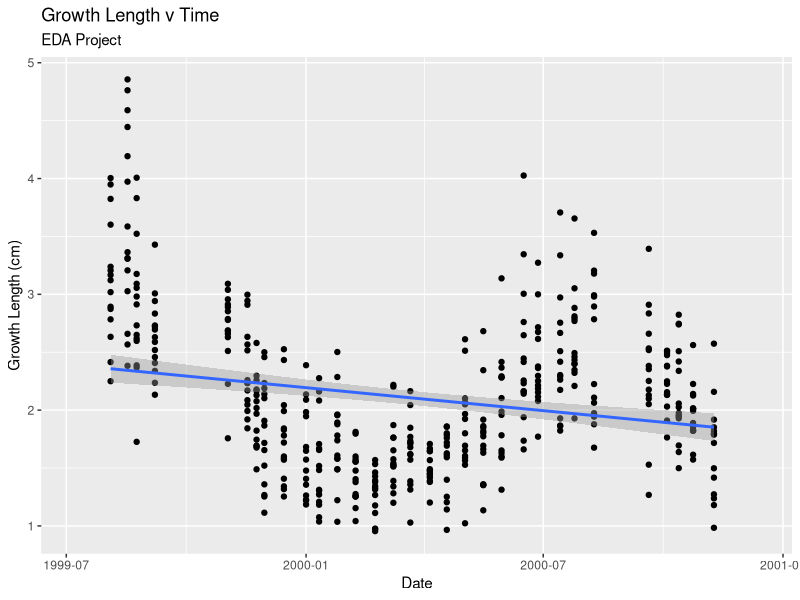
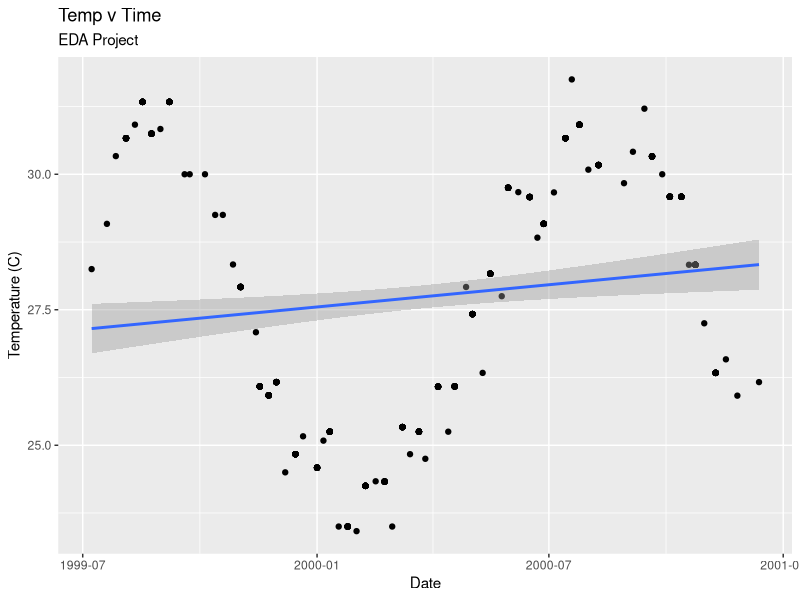
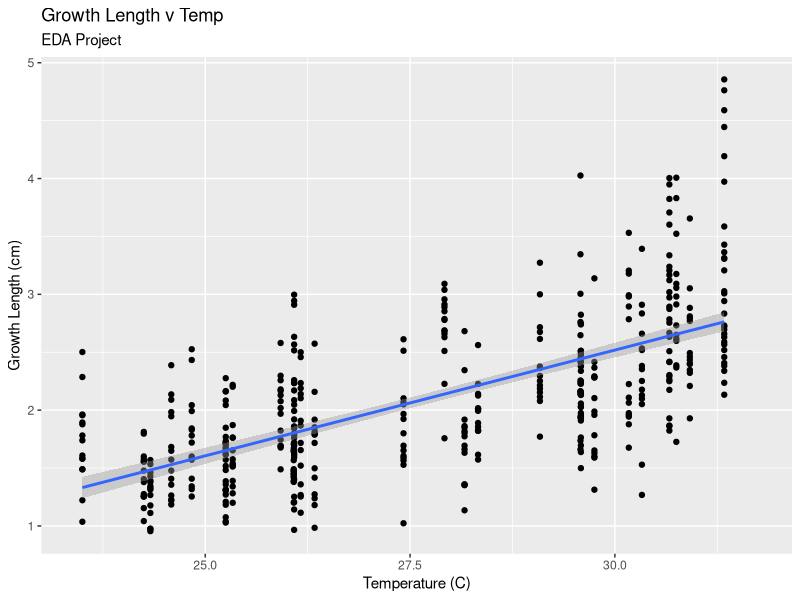

Write the R code that produced these figures, in order.
## ---- chunk 1
knitr::opts_chunk$set(echo = TRUE)
## ---- chunk 2
#Import libraries
library(tidyverse)
library(lubridate)
library(here)

#Check that here points to the project folder
here()
## ---- chunk 3
# import temperature data
temp <-  read.csv("Data/Raw/Temperature-Salinity.csv")

#import linear growth data
linear_growth <- read.csv("Data/Raw/Seagrass-linear-growth-rates.csv")
## ---- chunk 4
# change temp date column
temp$date <- as.Date(temp$date)
# creating a month column


# change dat column
linear_growth$date <- as.Date(linear_growth$date)
# creating a month column

## ---- chunk 5
# selecting the date and temp columns, creating a mean temp column, and getting ride of possible NAs
temp_processed <- temp %>% 
  filter(treatment == "reference") %>%
  mutate(mean_temp = (min_temp + max_temp) / 2) %>%
  select(date, mean_temp, exp_week) %>% 
  na.omit()

# selecting date and growth length 
linear_growth_processed <- linear_growth %>% 
  filter(treatment == "reference") %>%
  select(date, gr_length, exp_week)
## ---- chunk 6

temp_lineargrowth <- full_join(temp_processed, linear_growth_processed, by = "exp_week")

## ---- chunk 7

growth_time_plot <-
ggplot(temp_lineargrowth,aes(x=date.x,y=gr_length)) + 
  geom_point() + 
  geom_smooth(method = "lm") +
  labs(title = "Growth Length v Time",
       subtitle = "EDA Project",
       y="Growth Length (cm)",
       x="Date")
plot(growth_time_plot)

temp_time_plot <-
ggplot(temp_lineargrowth,aes(x=date.x,y=mean_temp)) + 
  geom_point() + 
  geom_smooth(method = "lm") +
  labs(title = "Temp v Time",
       subtitle = "EDA Project",
       y="Temperature (C)",
       x="Date")
plot(temp_time_plot)

growth_temp_plot <-
ggplot(temp_lineargrowth,aes(x=mean_temp,y=gr_length)) + 
  geom_point() + 
  geom_smooth(method = "lm") +
  labs(title = "Growth Length v Temp",
       subtitle = "EDA Project",
       y="Growth Length (cm)",
       x="Temperature (C)")
plot(growth_temp_plot)

## ---- chunk 8

